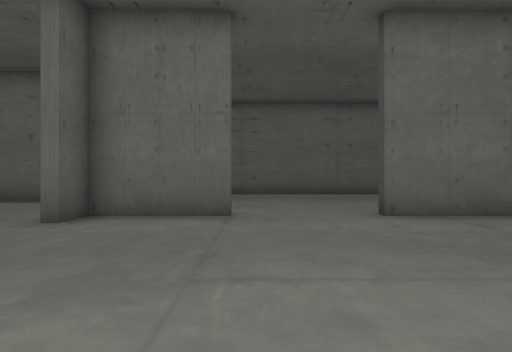
View 1 (above)

24 first-person views from a walk through a scene from a Unity 3-D project. The camera is 1.4 m above the floor, looks level and sees 75° across. The floor is counted in squares, 1.8 m on a side. Each view is taken from the middle of a square. On the plan, view 1 faces up. The plan holds only what a view shows up to about 11 squares ahead; the rest is blank. The place goes on beyond the plan. The player character is not drawn.

View 2
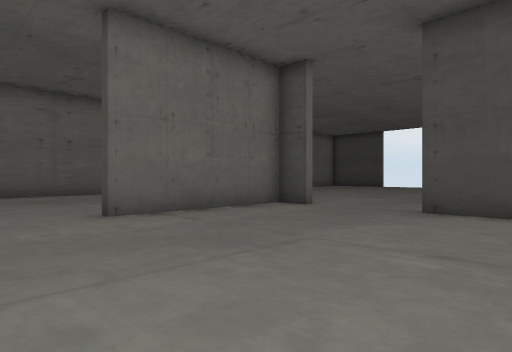

View 3
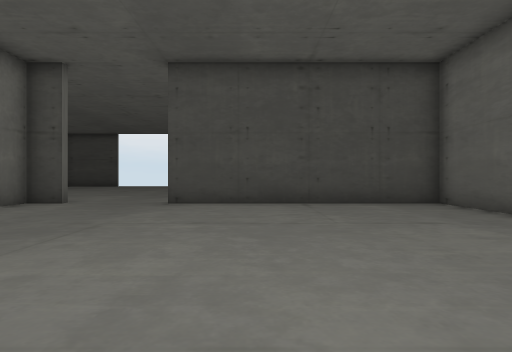

View 4
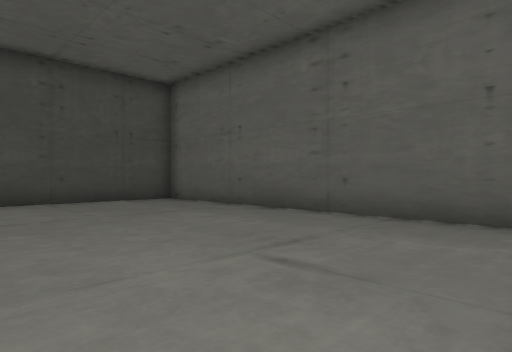

View 5
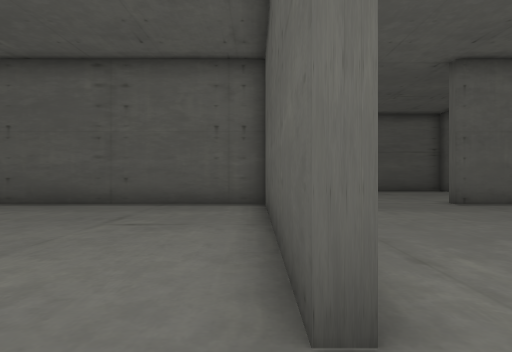

View 6
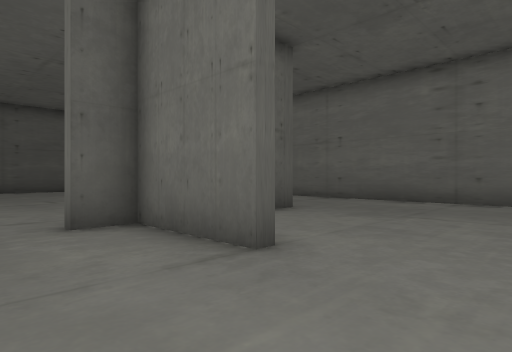

View 7
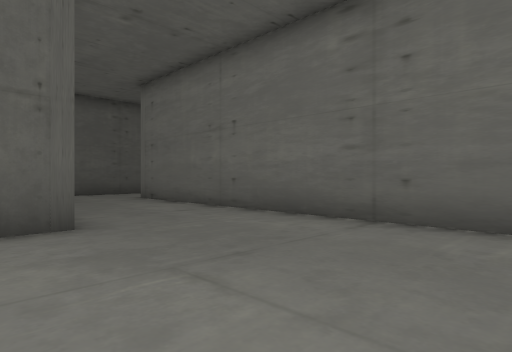

View 8
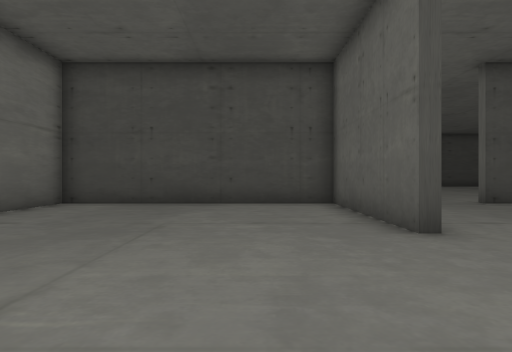

View 9
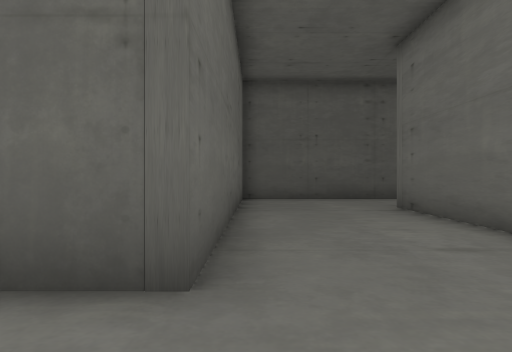

View 10
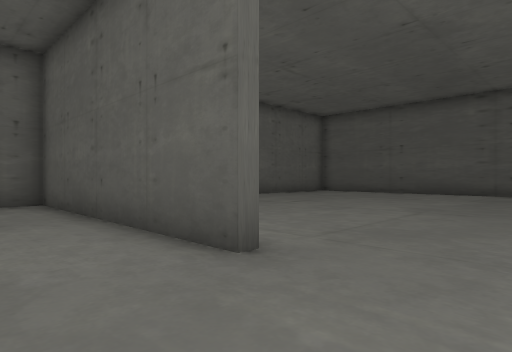

View 11
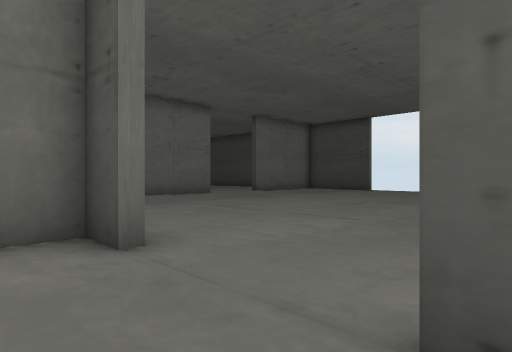

View 12
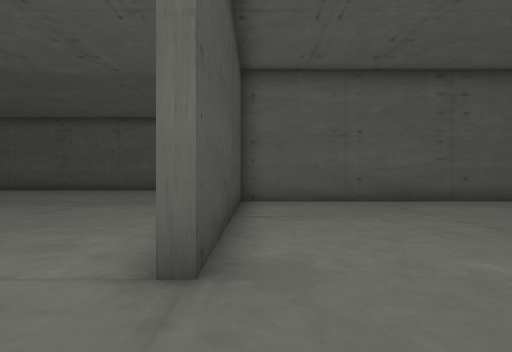

View 13
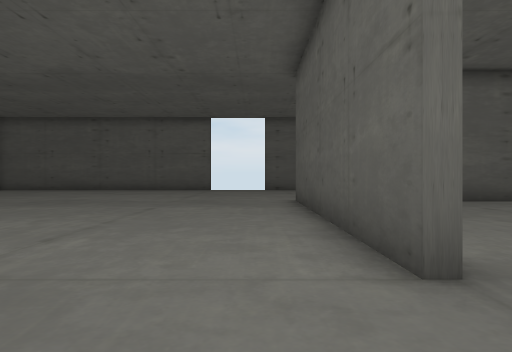

View 14
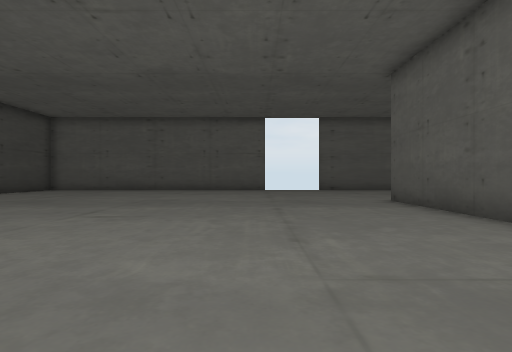

View 15
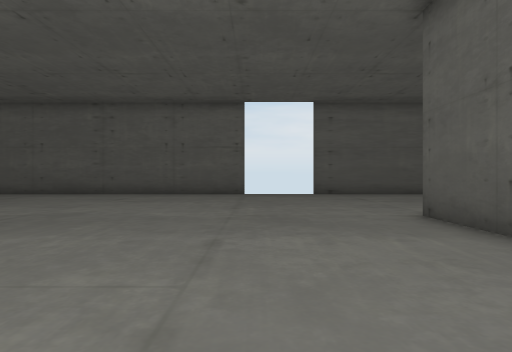

View 16
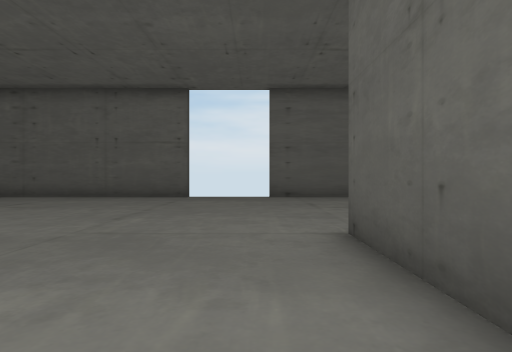

View 17
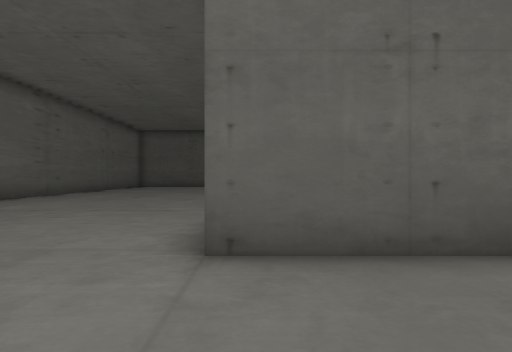

View 18
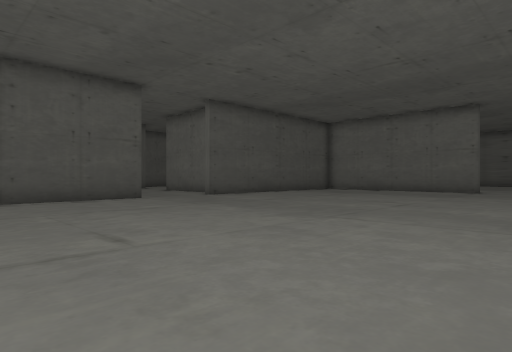

View 19
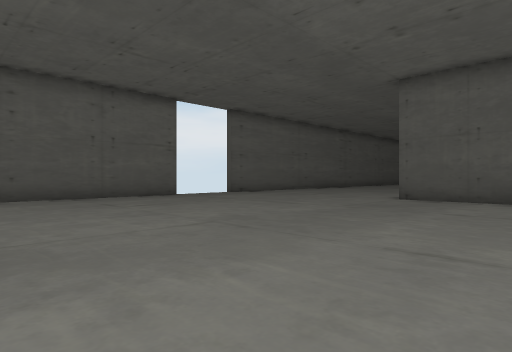

View 20
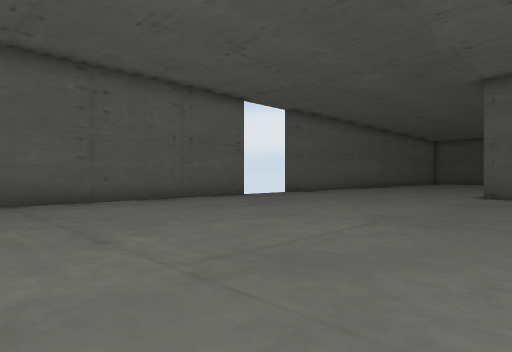

View 21
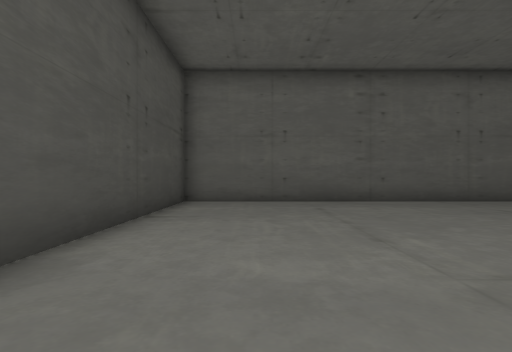

View 22
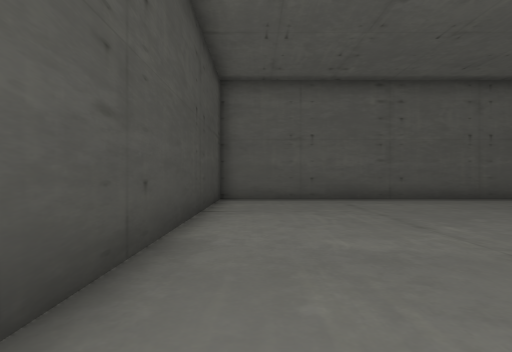

View 23
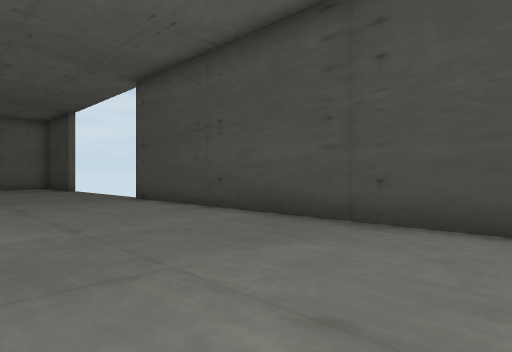

View 24
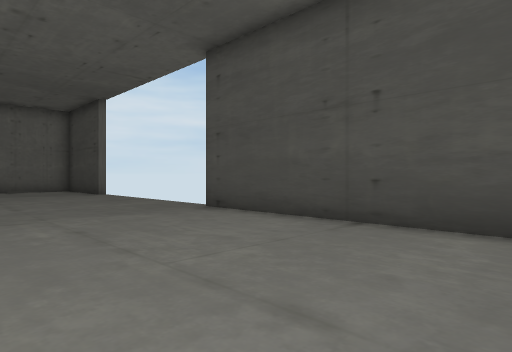

### Floor plan
Points are (right, up) in squares from view 1. A wall is a line through its corners. A room is listed if a view was taken in it or the views show most of it. See-through windows are left out.
Room 1 (views 1, 2, 3, 4, 5, 6, 7, 8, 9, 10, 11, 12)
walls: (-0.4, 6.5) (-3.3, 6.5) (-3.3, 5.5); (-3.3, 2.5) (-3.3, -5.2) (7.5, -5.2) (7.5, 2.5); (1.4, 14.5) (-9.4, 14.5); (7.5, 5.4) (7.5, 6.5) (2.5, 6.5) (2.5, 6.8) (7.5, 6.8) (7.5, 14.5) (5.1, 14.5); (-11.9, 10.6) (-3.3, 10.6) (-3.3, 9.2)
ways out: opening at (8, 4) to room 2; opening at (-4, 4)
Room 2 (views 13, 14, 15, 16, 17, 18, 19, 20, 21, 22, 23, 24)
walls: (7.7, 2.5) (7.7, -5.5); (13.1, -13.2) (23.2, -13.2) (23.2, 3)
ways out: opening at (8, 4) to room 1; opening at (-7, -6)

Positions as (right, up) in squares from view 1, and headings:
1: (0, 0), facing up
2: (0, 0), facing up-right
3: (-2, 0), facing right
4: (-3, 1), facing down-right
5: (-3, 4), facing down
6: (2, 4), facing up-left
7: (2, 9), facing up-left
8: (-2, 9), facing right
9: (-1, 11), facing left
10: (-1, 5), facing down-left
11: (6, 2), facing up-right
12: (7, 5), facing down
13: (9, 5), facing down
14: (12, 5), facing down
15: (11, 1), facing down
16: (9, -1), facing down
17: (11, -5), facing left
18: (19, -3), facing up-left
19: (19, -1), facing down-left
20: (21, -3), facing down-left
21: (21, -3), facing down
22: (22, -2), facing down
23: (18, -8), facing up-right
24: (18, -4), facing up-right
